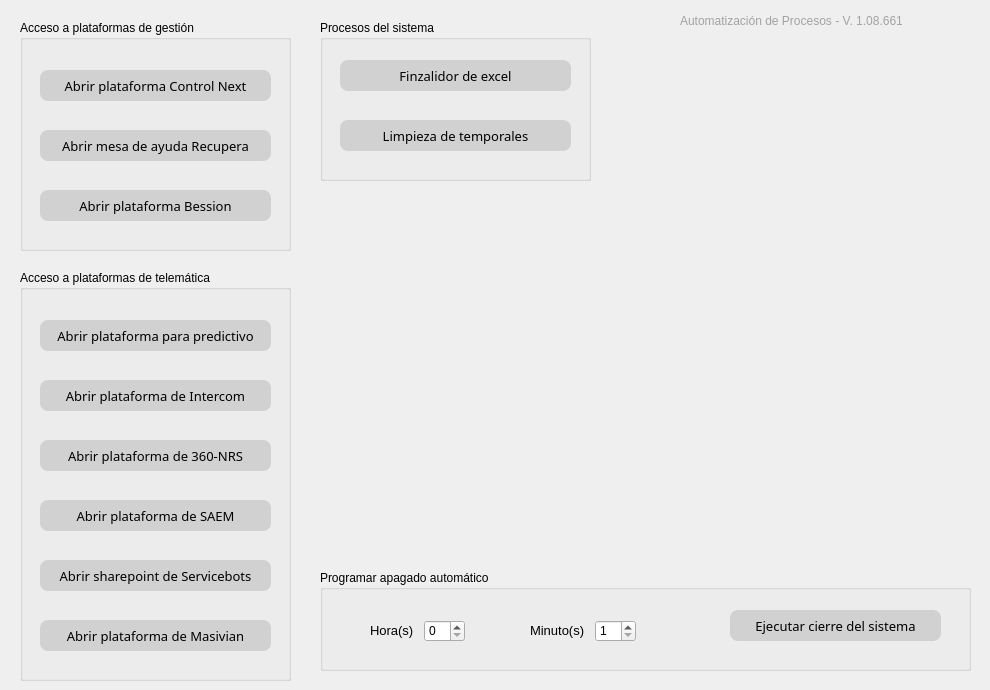
    <widget class="QWidget" name="tab_10">
     <attribute name="title">
      <string>Menú</string>
     </attribute>
     <widget class="QLabel" name="label_Version_Control_9">
      <property name="geometry">
       <rect>
        <x>680</x>
        <y>10</y>
        <width>251</width>
        <height>21</height>
       </rect>
      </property>
      <property name="styleSheet">
       <string notr="true">color: rgb(162, 162, 162);
font: italic 10pt &quot;MS Sans Serif&quot;;</string>
      </property>
      <property name="text">
       <string>Automatización de Procesos - V. 1.08.661</string>
      </property>
     </widget>
     <widget class="QLabel" name="label_LOGO_9">
      <property name="geometry">
       <rect>
        <x>600</x>
        <y>60</y>
        <width>381</width>
        <height>321</height>
       </rect>
      </property>
      <property name="text">
       <string/>
      </property>
      <property name="pixmap">
       <pixmap>../resources/Logo.png</pixmap>
      </property>
      <property name="scaledContents">
       <bool>true</bool>
      </property>
     </widget>
     <widget class="QGroupBox" name="Group_Selection_Starter_13">
      <property name="geometry">
       <rect>
        <x>20</x>
        <y>20</y>
        <width>271</width>
        <height>231</height>
       </rect>
      </property>
      <property name="styleSheet">
       <string notr="true">font: 63 10pt &quot;Bahnschrift SemiBold&quot;;</string>
      </property>
      <property name="title">
       <string>Acceso a plataformas de gestión</string>
      </property>
      <widget class="QPushButton" name="pushButton_Partitions_BD_20">
       <property name="geometry">
        <rect>
         <x>20</x>
         <y>170</y>
         <width>231</width>
         <height>31</height>
        </rect>
       </property>
       <property name="font">
        <font>
         <family>Bahnschrift SemiBold</family>
         <pointsize>10</pointsize>
         <weight>7</weight>
         <italic>false</italic>
         <bold>false</bold>
        </font>
       </property>
       <property name="styleSheet">
        <string notr="true">QPushButton
{
	border-radius:8px;
	color: rgb(0, 0, 0);
	background-color: rgb(209, 209, 209);
}
QPushButton:Hover
{
	color: rgb(255, 255, 255);
	background-color: rgb(217, 16, 76);
}
QPushButton:pressed
{
	color: rgb(255, 255, 255);
	background-color: rgb(0, 0, 0);
}
</string>
       </property>
       <property name="text">
        <string>Abrir plataforma Bession</string>
       </property>
       <property name="default">
        <bool>false</bool>
       </property>
      </widget>
      <widget class="QPushButton" name="pushButton_Partitions_BD_19">
       <property name="geometry">
        <rect>
         <x>20</x>
         <y>50</y>
         <width>231</width>
         <height>31</height>
        </rect>
       </property>
       <property name="font">
        <font>
         <family>Bahnschrift SemiBold</family>
         <pointsize>10</pointsize>
         <weight>7</weight>
         <italic>false</italic>
         <bold>false</bold>
        </font>
       </property>
       <property name="styleSheet">
        <string notr="true">QPushButton
{
	border-radius:8px;
	color: rgb(0, 0, 0);
	background-color: rgb(209, 209, 209);
}
QPushButton:Hover
{
	color: rgb(255, 255, 255);
	background-color: rgb(217, 16, 76);
}
QPushButton:pressed
{
	color: rgb(255, 255, 255);
	background-color: rgb(0, 0, 0);
}
</string>
       </property>
       <property name="text">
        <string>Abrir plataforma Control Next</string>
       </property>
       <property name="default">
        <bool>false</bool>
       </property>
      </widget>
      <widget class="QPushButton" name="pushButton_Partitions_BD_25">
       <property name="geometry">
        <rect>
         <x>20</x>
         <y>110</y>
         <width>231</width>
         <height>31</height>
        </rect>
       </property>
       <property name="font">
        <font>
         <family>Bahnschrift SemiBold</family>
         <pointsize>10</pointsize>
         <weight>7</weight>
         <italic>false</italic>
         <bold>false</bold>
        </font>
       </property>
       <property name="styleSheet">
        <string notr="true">QPushButton
{
	border-radius:8px;
	color: rgb(0, 0, 0);
	background-color: rgb(209, 209, 209);
}
QPushButton:Hover
{
	color: rgb(255, 255, 255);
	background-color: rgb(217, 16, 76);
}
QPushButton:pressed
{
	color: rgb(255, 255, 255);
	background-color: rgb(0, 0, 0);
}
</string>
       </property>
       <property name="text">
        <string>Abrir mesa de ayuda Recupera</string>
       </property>
       <property name="default">
        <bool>false</bool>
       </property>
      </widget>
     </widget>
     <widget class="QGroupBox" name="Group_Selection_Starter_14">
      <property name="geometry">
       <rect>
        <x>320</x>
        <y>20</y>
        <width>271</width>
        <height>161</height>
       </rect>
      </property>
      <property name="styleSheet">
       <string notr="true">font: 63 10pt &quot;Bahnschrift SemiBold&quot;;</string>
      </property>
      <property name="title">
       <string>Procesos del sistema</string>
      </property>
      <widget class="QPushButton" name="pushButton_Partitions_BD_40">
       <property name="geometry">
        <rect>
         <x>20</x>
         <y>40</y>
         <width>231</width>
         <height>31</height>
        </rect>
       </property>
       <property name="font">
        <font>
         <family>Bahnschrift SemiBold</family>
         <pointsize>10</pointsize>
         <weight>7</weight>
         <italic>false</italic>
         <bold>false</bold>
        </font>
       </property>
       <property name="styleSheet">
        <string notr="true">QPushButton
{
	border-radius:8px;
	color: rgb(0, 0, 0);
	background-color: rgb(209, 209, 209);
}
QPushButton:Hover
{
	color: rgb(255, 255, 255);
	background-color: rgb(217, 16, 76);
}
QPushButton:pressed
{
	color: rgb(255, 255, 255);
	background-color: rgb(0, 0, 0);
}
</string>
       </property>
       <property name="text">
        <string>Finzalidor de excel</string>
       </property>
       <property name="default">
        <bool>false</bool>
       </property>
      </widget>
      <widget class="QPushButton" name="pushButton_Partitions_BD_44">
       <property name="geometry">
        <rect>
         <x>20</x>
         <y>100</y>
         <width>231</width>
         <height>31</height>
        </rect>
       </property>
       <property name="font">
        <font>
         <family>Bahnschrift SemiBold</family>
         <pointsize>10</pointsize>
         <weight>7</weight>
         <italic>false</italic>
         <bold>false</bold>
        </font>
       </property>
       <property name="styleSheet">
        <string notr="true">QPushButton
{
	border-radius:8px;
	color: rgb(0, 0, 0);
	background-color: rgb(209, 209, 209);
}
QPushButton:Hover
{
	color: rgb(255, 255, 255);
	background-color: rgb(217, 16, 76);
}
QPushButton:pressed
{
	color: rgb(255, 255, 255);
	background-color: rgb(0, 0, 0);
}
</string>
       </property>
       <property name="text">
        <string>Limpieza de temporales</string>
       </property>
       <property name="default">
        <bool>false</bool>
       </property>
      </widget>
     </widget>
     <widget class="QGroupBox" name="Group_Selection_Starter_15">
      <property name="geometry">
       <rect>
        <x>320</x>
        <y>570</y>
        <width>651</width>
        <height>101</height>
       </rect>
      </property>
      <property name="styleSheet">
       <string notr="true">font: 63 10pt &quot;Bahnschrift SemiBold&quot;;</string>
      </property>
      <property name="title">
       <string>Programar apagado automático</string>
      </property>
      <widget class="QSpinBox" name="spinBox_Partitions_13">
       <property name="geometry">
        <rect>
         <x>104</x>
         <y>50</y>
         <width>41</width>
         <height>22</height>
        </rect>
       </property>
       <property name="minimum">
        <number>0</number>
       </property>
       <property name="maximum">
        <number>24</number>
       </property>
      </widget>
      <widget class="QLabel" name="label_Mod_Init_CTA_Min_6">
       <property name="geometry">
        <rect>
         <x>50</x>
         <y>50</y>
         <width>51</width>
         <height>20</height>
        </rect>
       </property>
       <property name="font">
        <font>
         <family>Leelawadee UI</family>
         <pointsize>10</pointsize>
         <weight>50</weight>
         <italic>false</italic>
         <bold>false</bold>
        </font>
       </property>
       <property name="styleSheet">
        <string notr="true">font: 10pt &quot;Leelawadee UI&quot;;</string>
       </property>
       <property name="text">
        <string>Hora(s)</string>
       </property>
      </widget>
      <widget class="QSpinBox" name="spinBox_Partitions_14">
       <property name="geometry">
        <rect>
         <x>275</x>
         <y>50</y>
         <width>41</width>
         <height>22</height>
        </rect>
       </property>
       <property name="minimum">
        <number>1</number>
       </property>
       <property name="maximum">
        <number>59</number>
       </property>
      </widget>
      <widget class="QLabel" name="label_Mod_Init_CTA_Min_7">
       <property name="geometry">
        <rect>
         <x>210</x>
         <y>50</y>
         <width>61</width>
         <height>20</height>
        </rect>
       </property>
       <property name="font">
        <font>
         <family>Leelawadee UI</family>
         <pointsize>10</pointsize>
         <weight>50</weight>
         <italic>false</italic>
         <bold>false</bold>
        </font>
       </property>
       <property name="styleSheet">
        <string notr="true">font: 10pt &quot;Leelawadee UI&quot;;</string>
       </property>
       <property name="text">
        <string>Minuto(s)</string>
       </property>
      </widget>
      <widget class="QPushButton" name="pushButton_Process_8">
       <property name="geometry">
        <rect>
         <x>410</x>
         <y>40</y>
         <width>211</width>
         <height>31</height>
        </rect>
       </property>
       <property name="font">
        <font>
         <family>Bahnschrift SemiBold</family>
         <pointsize>10</pointsize>
         <weight>7</weight>
         <italic>false</italic>
         <bold>false</bold>
        </font>
       </property>
       <property name="styleSheet">
        <string notr="true">QPushButton
{
	border-radius:8px;
	color: rgb(0, 0, 0);
	background-color: rgb(209, 209, 209);
}
QPushButton:Hover
{
	color: rgb(255, 255, 255);
	background-color: rgb(217, 16, 76);
}
QPushButton:pressed
{
	color: rgb(255, 255, 255);
	background-color: rgb(0, 0, 0);
}
</string>
       </property>
       <property name="text">
        <string>Ejecutar cierre del sistema</string>
       </property>
       <property name="default">
        <bool>false</bool>
       </property>
      </widget>
     </widget>
     <widget class="QGroupBox" name="Group_Selection_Starter_16">
      <property name="geometry">
       <rect>
        <x>20</x>
        <y>270</y>
        <width>271</width>
        <height>411</height>
       </rect>
      </property>
      <property name="styleSheet">
       <string notr="true">font: 63 10pt &quot;Bahnschrift SemiBold&quot;;</string>
      </property>
      <property name="title">
       <string>Acceso a plataformas de telemática</string>
      </property>
      <widget class="QPushButton" name="pushButton_Partitions_BD_32">
       <property name="geometry">
        <rect>
         <x>20</x>
         <y>350</y>
         <width>231</width>
         <height>31</height>
        </rect>
       </property>
       <property name="font">
        <font>
         <family>Bahnschrift SemiBold</family>
         <pointsize>10</pointsize>
         <weight>7</weight>
         <italic>false</italic>
         <bold>false</bold>
        </font>
       </property>
       <property name="styleSheet">
        <string notr="true">QPushButton
{
	border-radius:8px;
	color: rgb(0, 0, 0);
	background-color: rgb(209, 209, 209);
}
QPushButton:Hover
{
	color: rgb(255, 255, 255);
	background-color: rgb(217, 16, 76);
}
QPushButton:pressed
{
	color: rgb(255, 255, 255);
	background-color: rgb(0, 0, 0);
}
</string>
       </property>
       <property name="text">
        <string>Abrir plataforma de Masivian</string>
       </property>
       <property name="default">
        <bool>false</bool>
       </property>
      </widget>
      <widget class="QPushButton" name="pushButton_Partitions_BD_21">
       <property name="geometry">
        <rect>
         <x>20</x>
         <y>50</y>
         <width>231</width>
         <height>31</height>
        </rect>
       </property>
       <property name="font">
        <font>
         <family>Bahnschrift SemiBold</family>
         <pointsize>10</pointsize>
         <weight>7</weight>
         <italic>false</italic>
         <bold>false</bold>
        </font>
       </property>
       <property name="styleSheet">
        <string notr="true">QPushButton
{
	border-radius:8px;
	color: rgb(0, 0, 0);
	background-color: rgb(209, 209, 209);
}
QPushButton:Hover
{
	color: rgb(255, 255, 255);
	background-color: rgb(217, 16, 76);
}
QPushButton:pressed
{
	color: rgb(255, 255, 255);
	background-color: rgb(0, 0, 0);
}
</string>
       </property>
       <property name="text">
        <string>Abrir plataforma para predictivo</string>
       </property>
       <property name="default">
        <bool>false</bool>
       </property>
      </widget>
      <widget class="QPushButton" name="pushButton_Partitions_BD_24">
       <property name="geometry">
        <rect>
         <x>20</x>
         <y>230</y>
         <width>231</width>
         <height>31</height>
        </rect>
       </property>
       <property name="font">
        <font>
         <family>Bahnschrift SemiBold</family>
         <pointsize>10</pointsize>
         <weight>7</weight>
         <italic>false</italic>
         <bold>false</bold>
        </font>
       </property>
       <property name="styleSheet">
        <string notr="true">QPushButton
{
	border-radius:8px;
	color: rgb(0, 0, 0);
	background-color: rgb(209, 209, 209);
}
QPushButton:Hover
{
	color: rgb(255, 255, 255);
	background-color: rgb(217, 16, 76);
}
QPushButton:pressed
{
	color: rgb(255, 255, 255);
	background-color: rgb(0, 0, 0);
}
</string>
       </property>
       <property name="text">
        <string>Abrir plataforma de SAEM</string>
       </property>
       <property name="default">
        <bool>false</bool>
       </property>
      </widget>
      <widget class="QPushButton" name="pushButton_Partitions_BD_22">
       <property name="geometry">
        <rect>
         <x>20</x>
         <y>110</y>
         <width>231</width>
         <height>31</height>
        </rect>
       </property>
       <property name="font">
        <font>
         <family>Bahnschrift SemiBold</family>
         <pointsize>10</pointsize>
         <weight>7</weight>
         <italic>false</italic>
         <bold>false</bold>
        </font>
       </property>
       <property name="styleSheet">
        <string notr="true">QPushButton
{
	border-radius:8px;
	color: rgb(0, 0, 0);
	background-color: rgb(209, 209, 209);
}
QPushButton:Hover
{
	color: rgb(255, 255, 255);
	background-color: rgb(217, 16, 76);
}
QPushButton:pressed
{
	color: rgb(255, 255, 255);
	background-color: rgb(0, 0, 0);
}
</string>
       </property>
       <property name="text">
        <string>Abrir plataforma de Intercom</string>
       </property>
       <property name="default">
        <bool>false</bool>
       </property>
      </widget>
      <widget class="QPushButton" name="pushButton_Partitions_BD_26">
       <property name="geometry">
        <rect>
         <x>20</x>
         <y>290</y>
         <width>231</width>
         <height>31</height>
        </rect>
       </property>
       <property name="font">
        <font>
         <family>Bahnschrift SemiBold</family>
         <pointsize>10</pointsize>
         <weight>7</weight>
         <italic>false</italic>
         <bold>false</bold>
        </font>
       </property>
       <property name="styleSheet">
        <string notr="true">QPushButton
{
	border-radius:8px;
	color: rgb(0, 0, 0);
	background-color: rgb(209, 209, 209);
}
QPushButton:Hover
{
	color: rgb(255, 255, 255);
	background-color: rgb(217, 16, 76);
}
QPushButton:pressed
{
	color: rgb(255, 255, 255);
	background-color: rgb(0, 0, 0);
}
</string>
       </property>
       <property name="text">
        <string>Abrir sharepoint de Servicebots</string>
       </property>
       <property name="default">
        <bool>false</bool>
       </property>
      </widget>
      <widget class="QPushButton" name="pushButton_Partitions_BD_23">
       <property name="geometry">
        <rect>
         <x>20</x>
         <y>170</y>
         <width>231</width>
         <height>31</height>
        </rect>
       </property>
       <property name="font">
        <font>
         <family>Bahnschrift SemiBold</family>
         <pointsize>10</pointsize>
         <weight>7</weight>
         <italic>false</italic>
         <bold>false</bold>
        </font>
       </property>
       <property name="styleSheet">
        <string notr="true">QPushButton
{
	border-radius:8px;
	color: rgb(0, 0, 0);
	background-color: rgb(209, 209, 209);
}
QPushButton:Hover
{
	color: rgb(255, 255, 255);
	background-color: rgb(217, 16, 76);
}
QPushButton:pressed
{
	color: rgb(255, 255, 255);
	background-color: rgb(0, 0, 0);
}
</string>
       </property>
       <property name="text">
        <string>Abrir plataforma de 360-NRS</string>
       </property>
       <property name="default">
        <bool>false</bool>
       </property>
      </widget>
     </widget>
    </widget>
